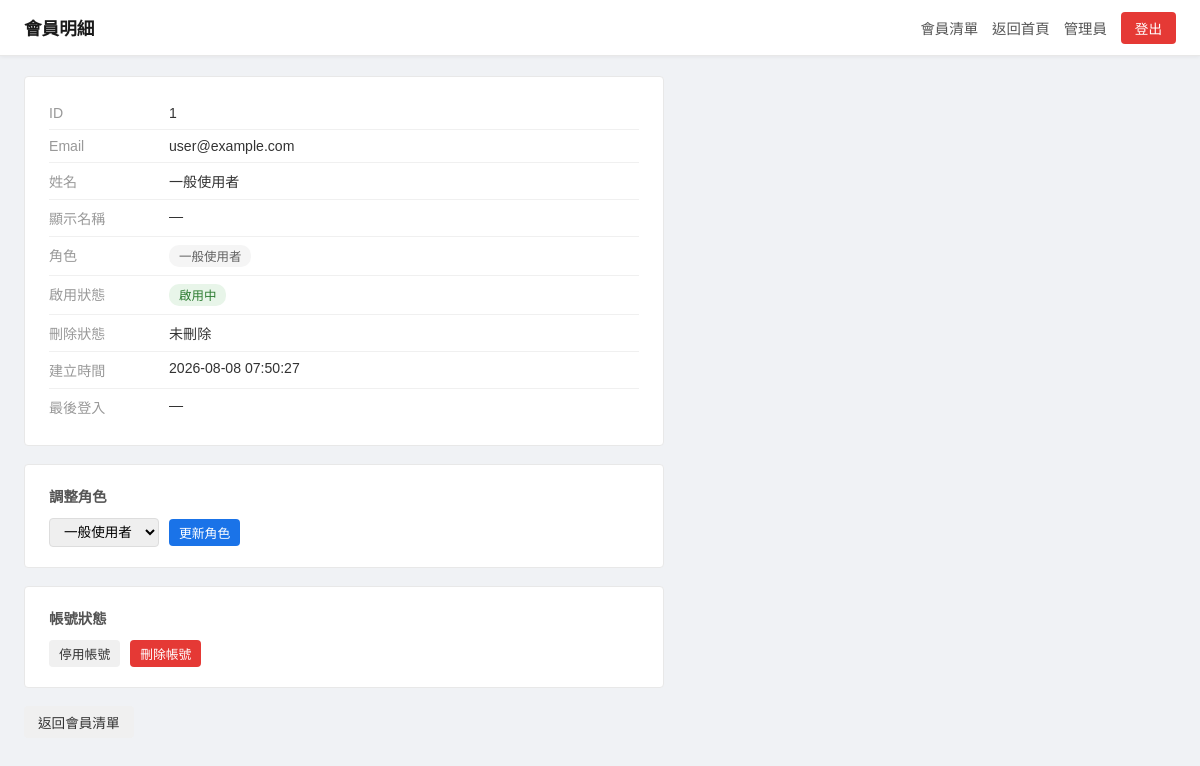
The app's page /admin/users/1 (signed in) with its own data.
### tables this page shows
CREATE TABLE users (
            id            INTEGER PRIMARY KEY AUTOINCREMENT,
            email         TEXT    UNIQUE NOT NULL,
            hash          TEXT    NOT NULL,
            role          INTEGER NOT NULL DEFAULT 1,
            name          TEXT,
            display_name  TEXT,
            is_active     INTEGER NOT NULL DEFAULT 1,
            is_deleted    INTEGER NOT NULL DEFAULT 0,
            created_at    TEXT    NOT NULL DEFAULT (datetime('now')),
            last_login_at TEXT
        );

### blueprints/admin/__init__.py (the view)
@admin_bp.route('/users/<int:user_id>')
@login_required
def user_detail(user_id):
    user = _current_user()
    if not _is_usable(user):
        session.clear()
        return redirect(url_for('auth.login_page'))
    if not _is_admin(user):
        flash('無操作權限', 'error')
        return redirect(url_for('hub.home'))
    target = db.find_user_by_id(user_id)
    if target is None:
        flash('找不到該使用者', 'error')
        return redirect(url_for('admin.user_list'))
    return render_template(
        'admin/user_detail.html',
        user=user,
        target=target,
        ROLE_LABELS=ROLE_LABELS,
    )

### blueprints/admin/__init__.py (called while the page is built)
def _current_user():
    return db.find_user_by_id(session['user_id'])

def _is_admin(user):
    return user is not None and user['role'] == 0

### db/connection.py (called while the page is built)
def _get_conn():
    from db import DB_PATH
    conn = sqlite3.connect(DB_PATH)
    conn.row_factory = sqlite3.Row
    conn.execute("PRAGMA journal_mode=WAL")
    return conn

### db/users.py (called while the page is built)
def find_user_by_id(user_id):
    conn = _get_conn()
    row = conn.execute(
        'SELECT id, email, role, name, display_name, is_active, is_deleted,'
        ' created_at, last_login_at FROM users WHERE id = ?',
        (user_id,)
    ).fetchone()
    conn.close()
    return row

### utils.py (called while the page is built)
def _is_usable(user):
    return user and user['is_active'] and not user['is_deleted']

def login_required(f):
    @wraps(f)
    def decorated(*args, **kwargs):
        if 'user_id' not in session:
            return redirect(url_for('auth.login_page'))
        return f(*args, **kwargs)
    return decorated

### templates/admin/user_detail.html (shortened to what this page needs)
{% extends "base.html" %}
{% block head %}
<link rel="stylesheet" href="{{ url_for('static', filename='admin.css') }}">
{% endblock %}
{% block body %}
<div class="admin-layout">
  <div class="admin-topbar">
    <span class="admin-topbar-title">會員明細</span>
    <div class="admin-topbar-nav">
      <a href="{{ url_for('admin.user_list') }}" class="admin-nav-link">會員清單</a>
      <a href="{{ url_for('hub.home') }}" class="admin-nav-link">返回首頁</a>
      <span class="admin-nav-user">{{ user['name'] or user['display_name'] or user['email'] }}</span>
      <a href="{{ url_for('auth.logout') }}" class="admin-btn admin-btn-danger">登出</a>
    </div>
  </div>
  <div class="admin-main">
    <div class="admin-info-card">
      <div class="admin-info-row">
        <span class="admin-info-label">ID</span>
        <span class="admin-info-value">{{ target['id'] }}</span>
      </div>
      <div class="admin-info-row">
        <span class="admin-info-label">Email</span>
        <span class="admin-info-value">{{ target['email'] }}</span>
      </div>
      <div class="admin-info-row">
        <span class="admin-info-label">姓名</span>
        <span class="admin-info-value">{{ target['name'] or '—' }}</span>
      </div>
      <div class="admin-info-row">
        <span class="admin-info-label">顯示名稱</span>
        <span class="admin-info-value">{{ target['display_name'] or '—' }}</span>
      </div>
      <div class="admin-info-row">
        <span class="admin-info-label">角色</span>
        <span class="admin-info-value">
          <span class="admin-badge {{ 'admin-badge-role-admin' if target['role'] == 0 else 'admin-badge-role-user' }}">
            {{ ROLE_LABELS[target['role']] }}
          </span>
        </span>
      </div>
      <div class="admin-info-row">
        <span class="admin-info-label">啟用狀態</span>
        <span class="admin-info-value">
          {% if target['is_active'] %}
            <span class="admin-badge admin-badge-active">啟用中</span>
          {% else %}
            <span class="admin-badge admin-badge-disabled">已停用</span>
          {% endif %}
        </span>
      </div>
      <div class="admin-info-row">
        <span class="admin-info-label">刪除狀態</span>
        <span class="admin-info-value">
          {% if target['is_deleted'] %}
            <span class="admin-badge admin-badge-deleted">已刪除</span>
          {% else %}
            未刪除
          {% endif %}
        </span>
      </div>
      <div class="admin-info-row">
        <span class="admin-info-label">建立時間</span>
        <span class="admin-info-value">{{ target['created_at'] }}</span>
      </div>
      <div class="admin-info-row">
        <span class="admin-info-label">最後登入</span>
        <span class="admin-info-value">{{ target['last_login_at'] or '—' }}</span>
      </div>
    </div>
    {% if target['id'] == user['id'] %}
      <div class="admin-action-card">
        <p class="admin-action-title">操作</p>
        <p class="admin-self-note">這是您目前登入的帳號，不可對自己執行停用、刪除或角色調整。</p>
      </div>
    {% elif target['is_deleted'] %}
      <div class="admin-action-card">
        <p class="admin-action-title">操作</p>
        <p class="admin-self-note">此帳號已刪除，無法再執行任何操作。</p>
      </div>
    {% else %}
      <div class="admin-action-card">
        <p class="admin-action-title">調整角色</p>
        <form method="POST" action="{{ url_for('admin.update_role', user_id=target['id']) }}"
              class="admin-action-group">
          <select name="role" class="admin-role-select">
            <option value="1" {{ 'selected' if target['role'] == 1 }}>一般使用者</option>
          </select>
          <button type="submit" class="admin-btn admin-btn-primary admin-btn-sm">更新角色</button>
        </form>
      </div>
      <div class="admin-action-card">
        <p class="admin-action-title">帳號狀態</p>
        <div class="admin-action-group">
          {% if target['is_active'] %}
            <form method="POST" class="admin-inline-form"
                  action="{{ url_for('admin.deactivate_user', user_id=target['id']) }}">
              <button type="submit" class="admin-btn admin-btn-secondary admin-btn-sm">停用帳號</button>
            </form>
          {% else %}
            <form method="POST" class="admin-inline-form"
                  action="{{ url_for('admin.activate_user', user_id=target['id']) }}">
              <button type="submit" class="admin-btn admin-btn-secondary admin-btn-sm">啟用帳號</button>
            </form>
          {% endif %}
          <form method="POST" class="admin-inline-form"
                action="{{ url_for('admin.delete_user', user_id=target['id']) }}">
            <button type="submit" class="admin-btn admin-btn-danger admin-btn-sm"
                    onclick="return confirm('確定要刪除這個帳號嗎？此操作無法復原。')">刪除帳號</button>
          </form>
        </div>
      </div>
    {% endif %}
    <a href="{{ url_for('admin.user_list') }}" class="admin-btn admin-btn-secondary">返回會員清單</a>
  </div>
</div>
{% endblock %}

### static/common.css (style rules this page uses)
:root { --btn-primary-bg: #1a73e8; --btn-primary-hover: #1557b0; --btn-secondary-bg: #f0f0f0; --btn-secondary-color: #333; --btn-secondary-hover: #e0e0e0; --btn-danger-bg: #e53935; --btn-danger-hover: #c62828; --btn-action-bg: #f5f5f5; --btn-action-border: #ccc; --btn-action-color: #333; --btn-action-hover: #e8e8e8; --btn-action-danger-border: #e57373; --btn-action-danger-bg: #fff; --btn-action-danger-color: #c62828; --btn-action-danger-hover: #ffebee; }

### static/login.css (style rules this page uses)
* { box-sizing: border-box; margin: 0; padding: 0; }
body { font-family: Arial, sans-serif; background-color: #f0f2f5; display: flex; justify-content: center; align-items: center; min-height: 100vh; }

### static/admin.css (style rules this page uses)
body { display: block; background-color: #f0f2f5; font-family: Arial, sans-serif; min-height: 100vh; margin: 0; }
.admin-layout { display: flex; flex-direction: column; min-height: 100vh; }
.admin-topbar { background: #fff; border-bottom: 1px solid #e8e8e8; padding: 0 24px; height: 56px; display: flex; align-items: center; justify-content: space-between; box-shadow: 0 1px 4px rgba(0, 0, 0, 0.06); flex-shrink: 0; }
.admin-topbar-title { font-size: 1.1rem; font-weight: bold; color: #1a1a1a; }
.admin-topbar-nav { display: flex; align-items: center; gap: 14px; font-size: 0.9rem; }
.admin-nav-link { color: #555; text-decoration: none; }
.admin-nav-user { color: #555; }
.admin-btn { padding: 6px 14px; font-size: 0.85rem; border-radius: 4px; text-decoration: none; border: none; cursor: pointer; display: inline-block; transition: background-color 0.2s; }
.admin-btn-primary { background-color: var(--btn-primary-bg); color: #fff; }
.admin-btn-secondary { background-color: var(--btn-secondary-bg); color: var(--btn-secondary-color); }
.admin-btn-danger { background-color: var(--btn-danger-bg); color: #fff; }
.admin-btn-sm { padding: 4px 10px; font-size: 0.8rem; }
.admin-inline-form { display: inline; }
.admin-main { flex: 1; padding: 20px 24px; }
.admin-badge { display: inline-block; padding: 2px 10px; font-size: 0.78rem; border-radius: 10px; white-space: nowrap; }
.admin-badge-active { background: #e8f5e9; color: #2e7d32; }
.admin-badge-role-user { background: #f5f5f5; color: #616161; }
.admin-info-card { background: #fff; border: 1px solid #e8e8e8; border-radius: 4px; padding: 20px 24px; max-width: 640px; margin-bottom: 18px; }
.admin-info-row { display: flex; padding: 8px 0; border-bottom: 1px solid #f0f0f0; font-size: 0.88rem; }
.admin-info-row:last-child { border-bottom: none; }
.admin-info-label { width: 120px; color: #999; flex-shrink: 0; }
.admin-info-value { color: #333; word-break: break-all; }
.admin-action-card { background: #fff; border: 1px solid #e8e8e8; border-radius: 4px; padding: 20px 24px; max-width: 640px; margin-bottom: 18px; }
.admin-action-title { font-size: 0.9rem; font-weight: bold; color: #555; margin-bottom: 12px; }
.admin-action-group { display: flex; gap: 10px; align-items: center; flex-wrap: wrap; }
.admin-role-select { padding: 5px 10px; font-size: 0.85rem; border: 1px solid #ddd; border-radius: 4px; }

### records on screen
users: name "管理員"
users: id "1", email "user@example.com", name "一般使用者", role "一般使用者", created_at "2026-08-08 07:50:27"

### other values on screen
{{ target['display_name'] or '—' }} "—"
{{ target['last_login_at'] or '—' }} "—"
